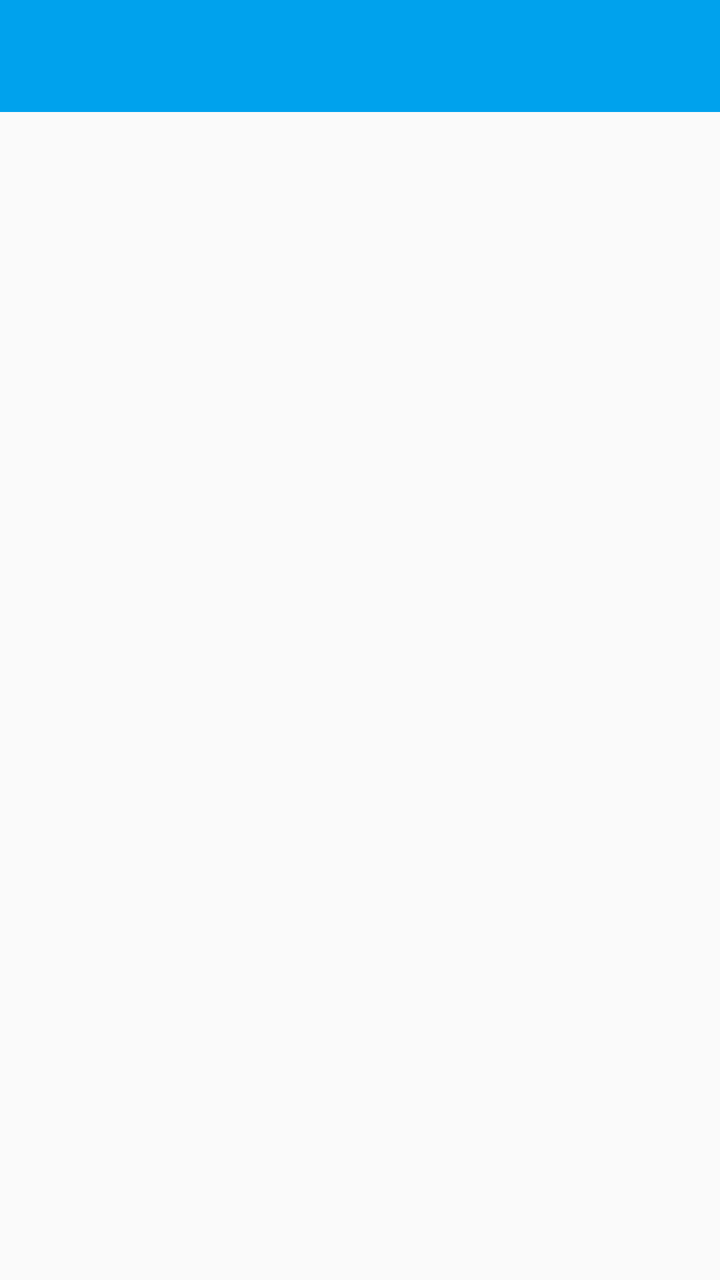
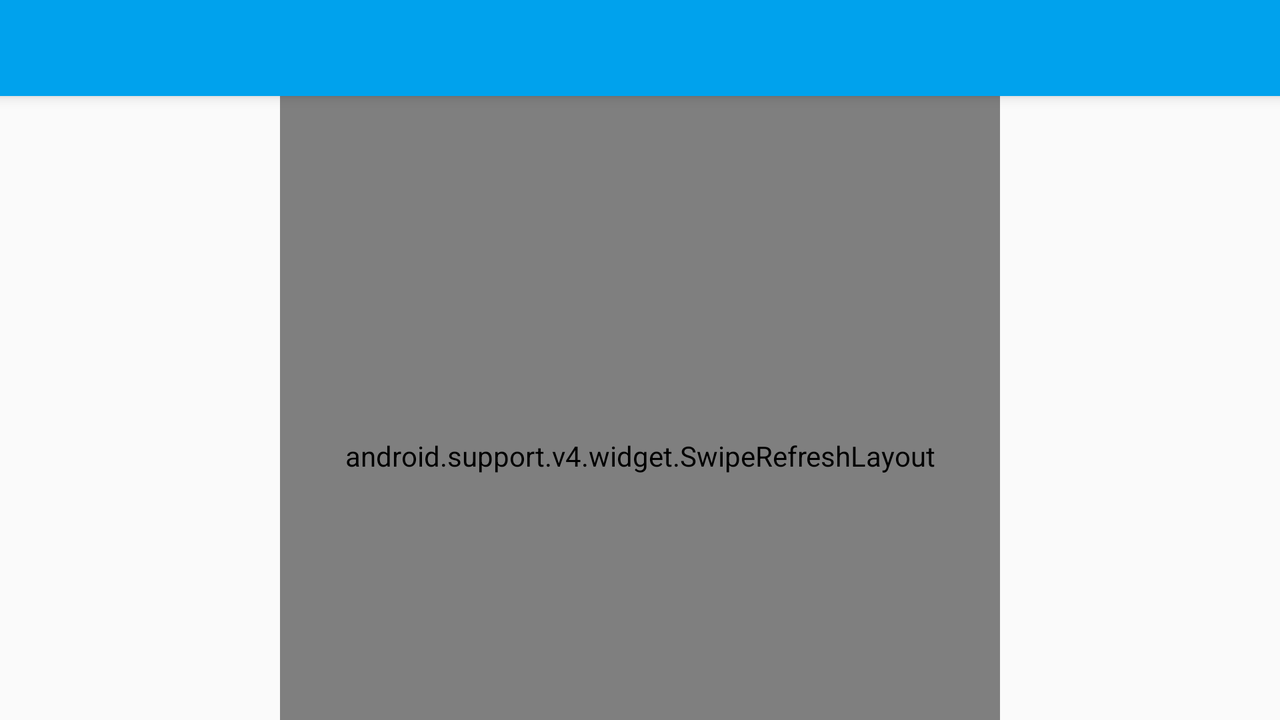

Compare how this app lays out the same screen by default and in its alternative resource folder. The renders come first, then the two layout files and the values they reference.
<!-- AndroidManifest.xml: activity theme AppThemeDayNight.NoActionBar -->
<!-- res/layout/activity_main.xml -->
<?xml version="1.0" encoding="utf-8"?>
<android.support.v4.widget.DrawerLayout
    xmlns:android="http://schemas.android.com/apk/res/android"
    android:id="@+id/main_drawer"
    android:layout_width="match_parent"
    android:layout_height="match_parent"
    android:fitsSystemWindows="true">

    <LinearLayout
        android:layout_width="match_parent"
        android:layout_height="match_parent"
        android:orientation="vertical">

        <include layout="@layout/model_toolbar"/>

        <FrameLayout
            android:id="@+id/container"
            android:layout_width="match_parent"
            android:layout_height="match_parent"
            android:background="@color/md_white"/>
    </LinearLayout>

    
    <android.support.v7.widget.RecyclerView
        android:id="@+id/drawer_rv"
        android:layout_width="300dip"
        android:layout_height="match_parent"
        android:layout_gravity="start" />

</android.support.v4.widget.DrawerLayout>
<!-- res/layout/model_toolbar.xml (included above) -->
<?xml version="1.0" encoding="utf-8"?>
<android.support.design.widget.AppBarLayout
    xmlns:android="http://schemas.android.com/apk/res/android"
    xmlns:app="http://schemas.android.com/apk/res-auto"
    android:id="@+id/toolbar_layout"
    android:layout_width="match_parent"
    android:layout_height="wrap_content"
    app:theme="@style/AppTheme.AppBarOverlay">

    <View
        android:id="@+id/virtual_status_bar"
        android:layout_width="match_parent"
        android:layout_height="20dip"
        android:background="?attr/colorPrimaryDark"
        android:visibility="gone"/>

    <android.support.v7.widget.Toolbar
        android:id="@+id/toolbar"
        android:layout_width="match_parent"
        android:layout_height="?attr/actionBarSize"
        android:background="?attr/colorPrimary"
        app:layout_scrollFlags="scroll|enterAlways"
        app:popupTheme="@style/AppTheme.PopupOverlay"/>

</android.support.design.widget.AppBarLayout>
<!-- resources referenced by this layout -->
<resources>
  <style name="AppTheme.AppBarOverlay" parent="ThemeOverlay.AppCompat.Dark.ActionBar" />
  <style name="AppTheme.PopupOverlay" parent="ThemeOverlay.AppCompat.Light" />
  <!-- from res/values-v21/ -->
  <style name="AppThemeDayNight.NoActionBar">
          <item name="android:windowActionBar">false</item>
          <item name="android:windowNoTitle">true</item>
          <item name="android:windowDrawsSystemBarBackgrounds">true</item>
          <item name="android:statusBarColor">@android:color/transparent</item>
          <item name="android:windowContentTransitions">true</item>
      </style>
</resources>
<!-- res/layout-land/activity_main.xml (the repository's variant of the layout above) -->
<!-- drawn on the phone turned sideways -->
<?xml version="1.0" encoding="utf-8"?>
<android.support.design.widget.CoordinatorLayout
    xmlns:android="http://schemas.android.com/apk/res/android"
    xmlns:app="http://schemas.android.com/apk/res-auto"
    xmlns:tools="http://schemas.android.com/tools"
    android:layout_width="match_parent"
    android:layout_height="match_parent"
    tools:context=".ui.activity.MainActivity">

    <include layout="@layout/model_toolbar"/>

    <android.support.v4.widget.SwipeRefreshLayout
        android:id="@+id/swipe_refresh_layout"
        android:layout_width="@dimen/landscape_news_width"
        android:layout_height="match_parent"
        android:layout_gravity="top|center_horizontal"
        app:layout_behavior="@string/appbar_scrolling_view_behavior">

        <android.support.v7.widget.RecyclerView
            android:id="@+id/main_rv"
            android:layout_width="match_parent"
            android:layout_height="match_parent" />

    </android.support.v4.widget.SwipeRefreshLayout>
</android.support.design.widget.CoordinatorLayout>
<!-- resources referenced by the variant -->
<!-- as the phone turned sideways resolves them -->
<resources>
  <dimen name="landscape_news_width">360dip</dimen>
  <style name="AppTheme.AppBarOverlay" parent="ThemeOverlay.AppCompat.Dark.ActionBar" />
  <style name="AppTheme.PopupOverlay" parent="ThemeOverlay.AppCompat.Light" />
  <!-- from res/values-v21/ -->
  <style name="AppThemeDayNight.NoActionBar">
          <item name="android:windowActionBar">false</item>
          <item name="android:windowNoTitle">true</item>
          <item name="android:windowDrawsSystemBarBackgrounds">true</item>
          <item name="android:statusBarColor">@android:color/transparent</item>
          <item name="android:windowContentTransitions">true</item>
      </style>
</resources>
